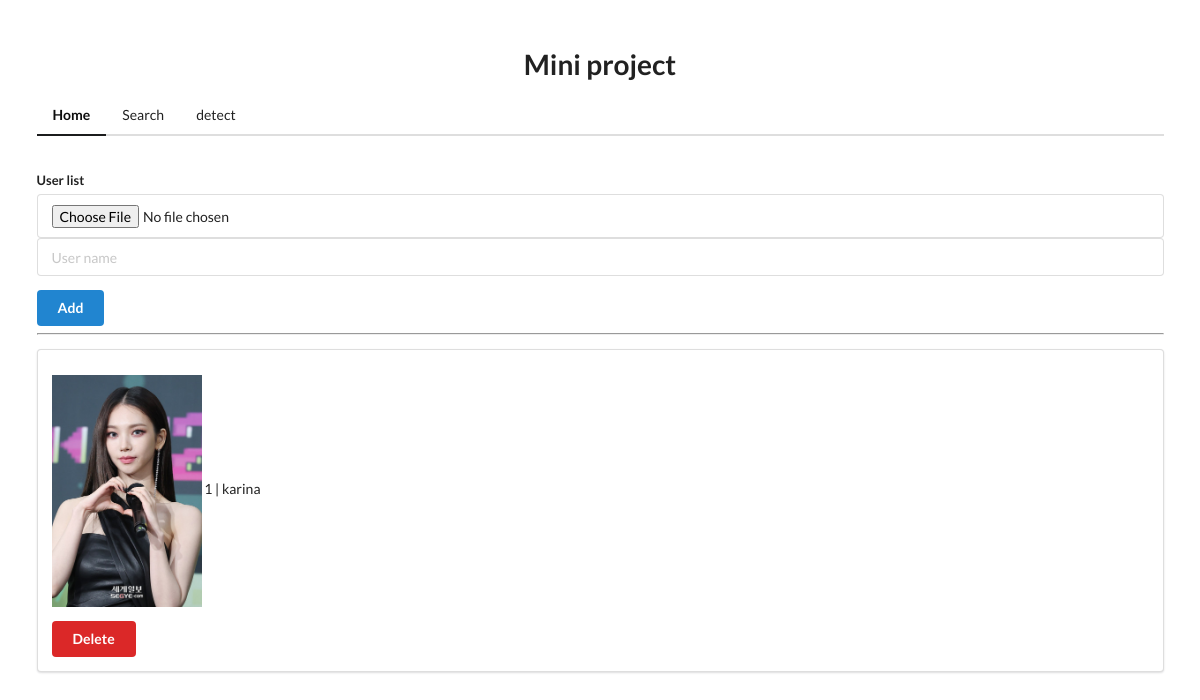
Before: / with the older database file.
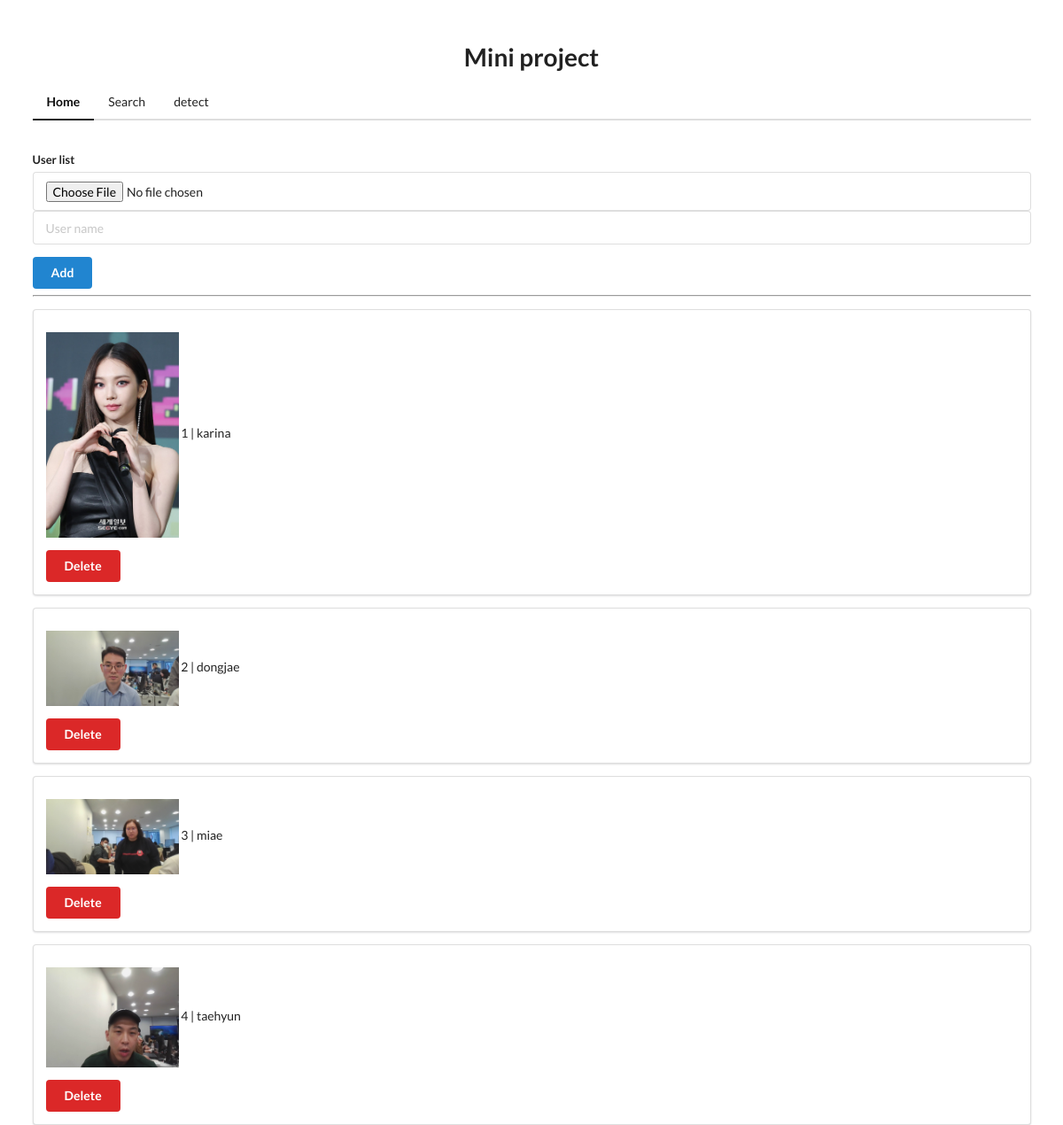
After: the same page with the newer database file.
### models.py (models this page shows)
class User(Base):
    __tablename__ = "users"
    user_id = Column(Integer, primary_key=True)
    user_name = Column(String(100))
    user_image = Column(String(1000))

### main2.py (the view)
@app.get("/")
async def home(req: Request, db: Session = Depends(get_db)):
    users = db.query(models.User).all()
    return templates.TemplateResponse("index.html", { "request": req, "users": users })

### templates/index.html (shortened to what this page needs)
<!DOCTYPE html>
<html lang="en">
<head>
    <link rel="stylesheet" href="https://cdn.jsdelivr.net/npm/semantic-ui@2.4.2/dist/semantic.min.css">
</head>
<body>
    <div style="margin-top: 50px;" class="ui container">
        <h1 class="ui center aligned header">Mini project</h1>
        <form action="/search">
            <div class="ui secondary pointing menu">
                <a class="active item" href="/">
                  Home
                </a>
                <a class="item" href="testify">
                  Search
                </a>
                <a class="item" href="detect">
                    detect
                </a>
            </div>
              <br/>
        </form>
        <form enctype="multipart/form-data" class="ui form" action="/add" method="post">
            <div class="field">
                <label>User list</label>
                <input type="file" name="image">
                <input type="text" name="user_name" placeholder="User name">
            </div>
            <button class="ui blue button" type="submit">Add</button>
        </form>
        <hr>
        {% for user in users %}
        <div class="ui segment">
            <p class="ui big header">
                <div class="ui small image">
                    <img src="{{user.user_image}}">
                </div>
                {{ user.user_id }} | {{ user.user_name }}
            </p>
            <a class="ui red button" href="/delete/{{ user.user_id }}">Delete</a>
        </div>
        {% endfor %}
    </div>
</body>
</html>

Changed rows visible on the page:
added User: user_image (picture), user_id "2", user_name "dongjae"
added User: user_image (picture), user_id "3", user_name "miae"
added User: user_image (picture), user_id "4", user_name "taehyun"
